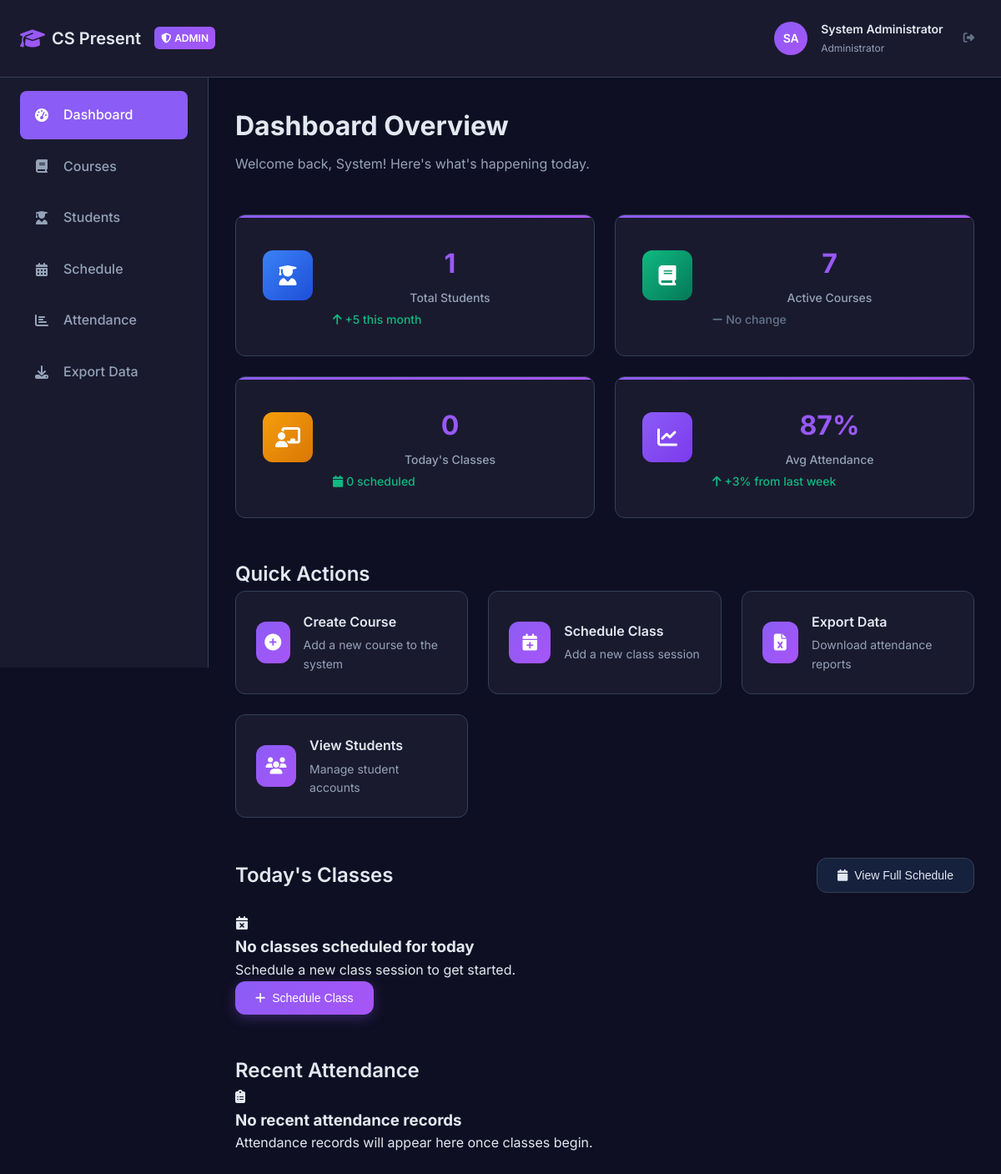
The app's page /admin/dashboard (signed in) with its own data.
### models.py (models this page shows, shortened)
class User(db.Model):
    id = db.Column(db.Integer, primary_key=True)
    full_name = db.Column(db.String(100), nullable=False)
    matric_number = db.Column(db.String(20), unique=True, nullable=False)
    password = db.Column(db.String(255), nullable=False)
    role = db.Column(db.String(20), nullable=False, default='student')  # 'student' or 'admin'
    profile_picture = db.Column(db.String(255), default='default-avatar.png')
    created_at = db.Column(db.DateTime, default=datetime.utcnow)
    enrollments = db.relationship('Enrollment', backref='user', lazy=True, cascade='all, delete-orphan')
    attendance_records = db.relationship('AttendanceRecord', backref='user', lazy=True, cascade='all, delete-orphan')
    announcements = db.relationship('Announcement', backref='author', lazy=True)
    notification_reads = db.relationship('AnnouncementRead', backref='user', lazy=True, cascade='all, delete-orphan')

### app.py (the view)
@app.route("/admin/dashboard")
@admin_required
def admin_dashboard():
    user = User.query.get(session["user_id"])
    total_students = User.query.filter_by(role="student").count()
    total_courses = Course.query.count()
    today = datetime.now().date()
    today_sessions = ClassSession.query.filter_by(date=today).all()
    recent_records = (
        AttendanceRecord.query.order_by(AttendanceRecord.timestamp.desc())
        .limit(10)
        .all()
    )
    return render_template(
        "admin/dashboard.html",
        user=user,
        total_students=total_students,
        total_courses=total_courses,
        today_sessions=today_sessions,
        recent_records=recent_records,
    )

### templates/admin/dashboard.html (shortened to what this page needs)
{% extends "base.html" %}
{% block content %}
<div class="app-layout">
    <div class="app-header">
        <div class="header-content">
            <div class="header-left">
                <a href="{{ url_for('admin_dashboard') }}" class="header-logo">
                    <i class="fas fa-graduation-cap"></i>
                    <span>CS Present</span>
                </a>
                <div class="admin-badge">
                    <i class="fas fa-shield-alt"></i>
                    Admin
                </div>
            </div>
            <div class="header-user">
                <div class="user-avatar admin-avatar">
                    {{ user.full_name.split()[0][0] }}{{ user.full_name.split()[1][0] if user.full_name.split()|length > 1 else '' }}
                </div>
                <div class="user-info">
                    <h3>{{ user.full_name }}</h3>
                    <p>Administrator</p>
                </div>
                <button class="logout-btn" onclick="window.location.href='{{ url_for('logout') }}'">
                    <i class="fas fa-sign-out-alt"></i>
                </button>
            </div>
        </div>
    </div>
    <div class="admin-sidebar">
        <nav class="admin-nav">
            <a href="{{ url_for('admin_dashboard') }}" class="nav-link active">
                <i class="fas fa-tachometer-alt"></i>
                <span>Dashboard</span>
            </a>
            <a href="{{ url_for('admin_courses') }}" class="nav-link">
                <i class="fas fa-book"></i>
                <span>Courses</span>
            </a>
            <a href="{{ url_for('admin_students') }}" class="nav-link">
                <i class="fas fa-user-graduate"></i>
                <span>Students</span>
            </a>
            <a href="{{ url_for('admin_schedule') }}" class="nav-link">
                <i class="fas fa-calendar-alt"></i>
                <span>Schedule</span>
            </a>
            <a href="{{ url_for('admin_attendance') }}" class="nav-link">
                <i class="fas fa-chart-bar"></i>
                <span>Attendance</span>
            </a>
            <a href="{{ url_for('admin_exports') }}" class="nav-link">
                <i class="fas fa-download"></i>
                <span>Export Data</span>
            </a>
        </nav>
    </div>
    <div class="admin-main">
        <div class="admin-content">
            <div class="page-header">
                <h1 class="page-title">Dashboard Overview</h1>
                <p class="page-subtitle">Welcome back, {{ user.full_name.split()[0] }}! Here's what's happening today.</p>
            </div>
            <div class="stats-grid">
                <div class="stat-card">
                    <div class="stat-icon students">
                        <i class="fas fa-user-graduate"></i>
                    </div>
                    <div class="stat-content">
                        <div class="stat-value">{{ total_students }}</div>
                        <div class="stat-label">Total Students</div>
                        <div class="stat-change positive">
                            <i class="fas fa-arrow-up"></i>
                            +5 this month
                        </div>
                    </div>
                </div>
                <div class="stat-card">
                    <div class="stat-icon courses">
                        <i class="fas fa-book"></i>
                    </div>
                    <div class="stat-content">
                        <div class="stat-value">{{ total_courses }}</div>
                        <div class="stat-label">Active Courses</div>
                        <div class="stat-change neutral">
                            <i class="fas fa-minus"></i>
                            No change
                        </div>
                    </div>
                </div>
                <div class="stat-card">
                    <div class="stat-icon sessions">
                        <i class="fas fa-chalkboard-teacher"></i>
                    </div>
                    <div class="stat-content">
                        <div class="stat-value">{{ today_sessions|length }}</div>
                        <div class="stat-label">Today's Classes</div>
                        <div class="stat-change positive">
                            <i class="fas fa-calendar"></i>
                            {{ today_sessions|length }} scheduled
                        </div>
                    </div>
                </div>
                <div class="stat-card">
                    <div class="stat-icon attendance">
                        <i class="fas fa-chart-line"></i>
                    </div>
                    <div class="stat-content">
                        <div class="stat-value">87%</div>
                        <div class="stat-label">Avg Attendance</div>
                        <div class="stat-change positive">
                            <i class="fas fa-arrow-up"></i>
                            +3% from last week
                        </div>
                    </div>
                </div>
            </div>
            <div class="quick-actions">
                <h2 class="section-title">Quick Actions</h2>
                <div class="action-cards">
                    <div class="action-card" onclick="openModal('create-course-modal')">
                        <div class="action-icon">
                            <i class="fas fa-plus-circle"></i>
                        </div>
                        <div class="action-content">
                            <h3>Create Course</h3>
                            <p>Add a new course to the system</p>
                        </div>
                    </div>
                    <div class="action-card" onclick="openModal('schedule-class-modal')">
                        <div class="action-icon">
                            <i class="fas fa-calendar-plus"></i>
                        </div>
                        <div class="action-content">
                            <h3>Schedule Class</h3>
                            <p>Add a new class session</p>
                        </div>
                    </div>
                    <div class="action-card" onclick="exportAttendance()">
                        <div class="action-icon">
                            <i class="fas fa-file-excel"></i>
                        </div>
                        <div class="action-content">
                            <h3>Export Data</h3>
                            <p>Download attendance reports</p>
                        </div>
                    </div>
                    <div class="action-card" onclick="window.location.href='{{ url_for('admin_students') }}'">
                        <div class="action-icon">
                            <i class="fas fa-users"></i>
                        </div>
                        <div class="action-content">
                            <h3>View Students</h3>
                            <p>Manage student accounts</p>
                        </div>
                    </div>
                </div>
            </div>
            <div class="section">
                <div class="section-header">
                    <h2 class="section-title">Today's Classes</h2>
                    <button class="btn btn-secondary" onclick="window.location.href='{{ url_for('admin_schedule') }}'">
                        <i class="fas fa-calendar"></i>
                        View Full Schedule
                    </button>
                </div>
                {% if today_sessions %}
                <div class="today-classes">
                    {% for session in today_sessions %}
                    <div class="class-card" data-session-id="{{ session.id }}">
                        <div class="class-time">
                            <div class="time-slot">
                                {{ session.start_time.strftime('%I:%M %p') }}
                            </div>
                            <div class="duration">
                                {{ ((session.end_time.hour * 60 + session.end_time.minute) - (session.start_time.hour * 60 + session.start_time.minute)) // 60 }}h {{ ((session.end_time.hour * 60 + session.end_time.minute) - (session.start_time.hour * 60 + session.start_time.minute)) % 60 }}m
                            </div>
                        </div>
                        <div class="class-info">
                            <div class="class-header">
                                <h3>{{ session.course.course_title }}</h3>
                                <span class="course-code">{{ session.course.course_code }}</span>
                            </div>
                            <p class="lecturer">{{ session.course.lecturer_name }}</p>
                            <div class="class-meta">
                                {% if session.location %}
                                <span class="location">
                                    <i class="fas fa-map-marker-alt"></i>
                                    {{ session.location }}
                                </span>
                                {% endif %}
                                <span class="enrollment-count">
                                    <i class="fas fa-users"></i>
                                    {{ session.course.get_enrollment_count() }} students
                                </span>
                            </div>
                        </div>
                        <div class="class-status">
                            <span class="status-badge status-{{ session.status }}">
                                {{ session.status.title() }}
                            </span>
                            {% if session.is_active() %}
                            <button class="btn btn-primary btn-sm" onclick="viewLiveAttendance({{ session.id }})">
                                <i class="fas fa-eye"></i>
                                Live View
                            </button>
                            {% endif %}
                        </div>
                    </div>
                    {% endfor %}
                </div>
                {% else %}
                <div class="empty-state">
                    <i class="fas fa-calendar-times"></i>
                    <h3>No classes scheduled for today</h3>
                    <p>Schedule a new class session to get started.</p>
                    <button class="btn btn-primary" onclick="openModal('schedule-class-modal')">
                        <i class="fas fa-plus"></i>
                        Schedule Class
                    </button>
                </div>
                {% endif %}
            </div>
            <div class="section">
                <h2 class="section-title">Recent Attendance</h2>
                {% if recent_records %}
                <div class="activity-feed">
                    {% for record in recent_records %}
                    <div class="activity-item">
                        <div class="activity-avatar">
                            {{ record.user.full_name.split()[0][0] }}{{ record.user.full_name.split()[1][0] if record.user.full_name.split()|length > 1 else '' }}
                        </div>
                        <div class="activity-content">
                            <p class="activity-text">
                                <strong>{{ record.user.full_name }}</strong> was marked
                                <span class="status-{{ record.status }}">{{ record.status }}</span>
                                in {{ record.course.course_code }}
                            </p>
                            <p class="activity-time">{{ record.timestamp.strftime('%I:%M %p on %b %d') }}</p>
                        </div>
                        <div class="activity-status">
                            <i class="fas fa-{{ 'check' if record.status == 'present' else 'times' }} text-{{ 'success' if record.status == 'present' else 'error' }}"></i>
                        </div>
                    </div>
                    {% endfor %}
                </div>
                {% else %}
                <div class="empty-state">
                    <i class="fas fa-clipboard-list"></i>
                    <h3>No recent attendance records</h3>
                    <p>Attendance records will appear here once classes begin.</p>
                </div>
                {% endif %}
            </div>
        </div>
    </div>
</div>
{% endblock %}

### records on screen
User: full_name "S", full_name.split|length "A", full_name "System Administrator", full_name "System"

### other values on screen
{{ total_students }} "1"
{{ total_courses }} "7"
{{ today_sessions|length }} "0"
